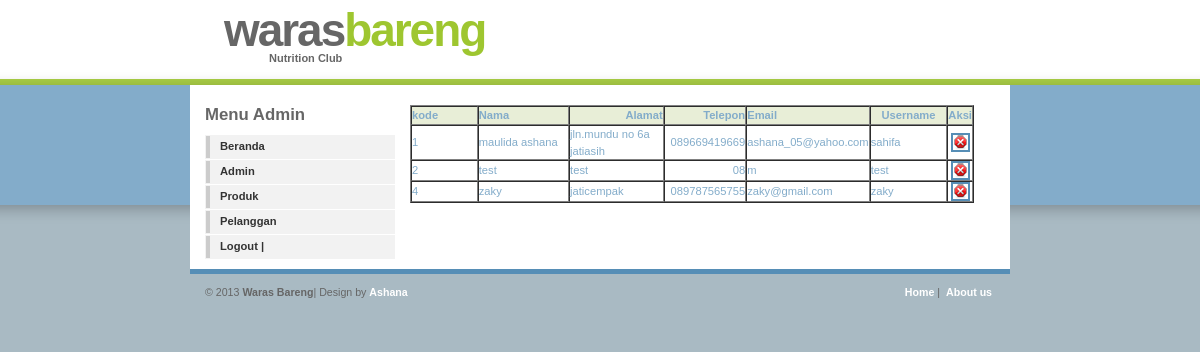
Page /admin/pelanggan.php on the committed database.
### tables this page shows
CREATE TABLE IF NOT EXISTS `pelanggantbl` (
  `kd_pel` int(4) NOT NULL auto_increment,
  `nm_pel` varchar(35) NOT NULL,
  `alamat` text NOT NULL,
  `telepon` varchar(15) NOT NULL,
  `email` text NOT NULL,
  `username` varchar(20) NOT NULL,
  `password` text NOT NULL,
  PRIMARY KEY  (`kd_pel`)
);

### admin/pelanggan_data.php (the view, shortened to what this page needs)
<table width="564" border="1" cellpadding="0" cellspacing="0" bgcolor="#E8EED7">
  <tr>
    <th width="14%" align="left" scope="col" >kode</th>
    <th width="19%" align="left" scope="col">Nama</th>
    <th width="19%" align="right" scope="col">Alamat</th>
    <th width="15%" align="right" scope="col">Telepon</th>
    <th width="18%" align="left" scope="col">Email</th>
    <th width="15%" align="center" scope="col">Username</th>
    <th width="15%" align="center" scope="col">Aksi</th>
  </tr>
  <?php
$query = "select * from pelanggantbl order by kd_pel asc";
$hasil = mysql_query($query);
while ($data = mysql_fetch_array($hasil))
{
echo "<tr>
<td align=\"left\" width=\"5%\" bgcolor=\"#FFFFFF\">".$data['kd_pel']."</td>
<td align=\"left\" width=\"10%\" bgcolor=\"#FFFFFF\">".$data['nm_pel']."</td>
<td align=\"left\" width=\"10%\" bgcolor=\"#FFFFFF\">".$data['alamat']."</td>
<td align=\"right\" width=\"5%\" bgcolor=\"#FFFFFF\">".$data['telepon']."</td>
<td align=\"left\" width=\"10%\" bgcolor=\"#FFFFFF\">".$data['email']."</td>
<td align=\"left\" width=\"10%\" bgcolor=\"#FFFFFF\">".$data['username']."</td>
<td align=\"center\" width=\"7%\" bgcolor=\"#FFFFFF\"><a href=\"pelanggan_hapus.php?id=$data[kd_pel]\"><img width=\"15\" src=\"../images/Hapus.png\" height=\"15\" border=\"0\" valign=\"middle\"></a></td>
</tr>";
}
?>
</table>

### images/BrightSide.css (style rules this page uses)
* { padding: 0; margin: 0; }
body { margin: 0; padding: 0; font: .70em/1.5em Verdana, Tahoma, Helvetica, sans-serif; color: #666666; background: #A9BAC3 url(bg.gif) repeat-x; text-align: center; }
a { color: #4284B0; background-color: inherit; text-decoration: none; }
img { border: 2px solid #CCC; text-align: center; }
a img { border: 2px solid #568EB6; }

### rows in the picture
pelanggantbl: kd_pel "1", nm_pel "maulida ashana", alamat "jln.mundu no 6a jatiasih", telepon "089669419669", email "ashana_05@yahoo.com", username "sahifa"
pelanggantbl: kd_pel "2", nm_pel "test", alamat "test", telepon "08", email "m", username "test"
pelanggantbl: kd_pel "4", nm_pel "zaky", alamat "jaticempak", telepon "089787565755", email "zaky@gmail.com", username "zaky"
